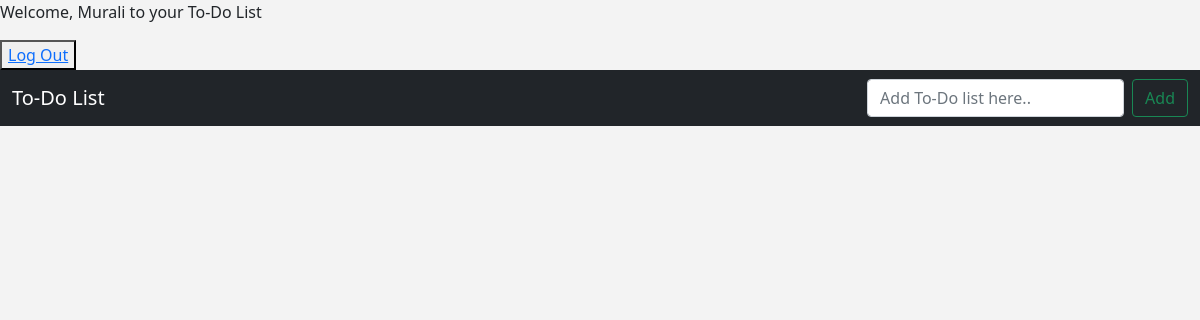
The app's page / (signed in), older data.
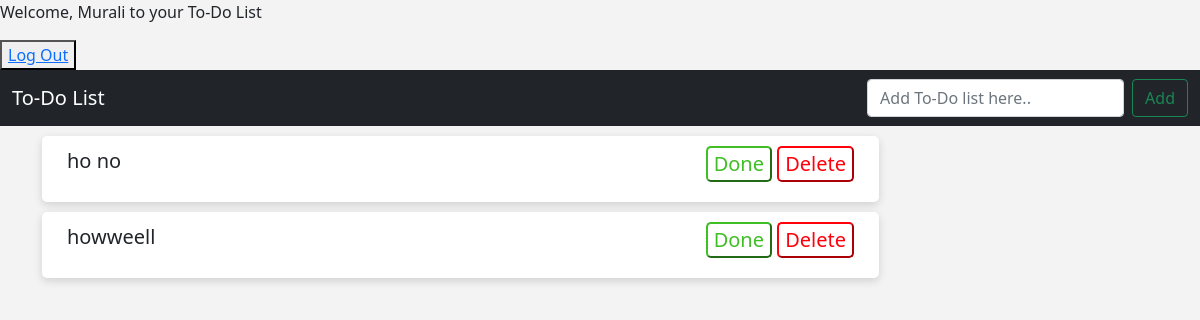
The same page, newer data.
### Todo/models.py (models this page shows, shortened)
class List(models.Model):
    user = models.ForeignKey(User, on_delete=models.CASCADE)
    item = models.CharField(max_length=200)
    completed = models.BooleanField(default=False)

### Todo/views.py (the view, shortened to what this page needs)
# urls.py: path('', ToDoList.as_view(), name= 'home'),
class ToDoList(TemplateView):
    template_name = 'list/sample.html'
    def get_context_data(self,**kwargs):
        context = super().get_context_data(**kwargs)
        context['all_item'] = List.objects.filter(user=self.request.user)
        return context

### templates/list/sample.html (shortened to what this page needs)
<!doctype html>
<html lang="en">
<head>
  {% load static %}
  <link rel="stylesheet" type="text/css" href="{% static 'style.css' %}">
  <link href="https://cdn.jsdelivr.net/npm/bootstrap@5.1.3/dist/css/bootstrap.min.css" rel="stylesheet"
>
</head>
<body style="background-color: #f3f3f3">
  {% if request.user.is_authenticated %}
  <p>Welcome, {{ user.get_username }} to your To-Do List</p>
  <button><a href="{% url 'logout' %}"> Log Out </a></button>
  <nav class="navbar navbar-expand-lg navbar-dark bg-dark">
    <div class="container-fluid">
      <a class="navbar-brand" >To-Do List</a>
      <form class="d-flex" method="post" action="" enctype="multipart/form-data">
        <input class="form-control me-2" type="search" placeholder="Add To-Do list here.." name = "list" aria-label="Search">
        <button class="btn btn-outline-success" type="submit">Add</button>
      </form>
    </div>
  </nav>
  <div class="container" >
    {% for item in all_item %}
    <div class="item" {% if forloop.last %} id = "list_last" {% endif %}>
      <div>
        <p {% if item.completed %} style="text-decoration: line-through; font-weight: lighter;" {% endif %} >{{item.item}}</p>
      </div>
      <div>
        <button class="complete_btn" id={{item.id}} {% if item.completed %} hidden{% endif %}>Done</a></button>
        <button class="delete_btn" type="submit" id={{item.id}} type="delete">  Delete </button>
      </div>
    </div>
    {% endfor %}
    {% else %}
    <div class="log_box">
      <h2> Welcome to To-Do List </h2>
      <button class="log_btn" type="submit"  id="login"><a class="log_dec"  href="{% url 'login' %}"> Login</a> </button>
      <button class="reg_btn" type="submit"  id="register"><a class="reg_dec"  href="{% url 'register' %}"> Register</a> </button>
    </div>
    {% endif %}
  </div>
</body>
</html>

### Todo/static/style.css (style rules this page uses)
.container { font-size: 30px; display: flex; flex-direction: column; padding: 0px; border-radius:5px; font-size:20px; margin-top: 10px; border-bottom: 10px; }
.item { font-weight: 900px; display: flex; flex-direction: row; justify-content: space-between; padding: 10px 25px; margin-bottom:10px; background-color: white; box-shadow: rgba(0, 0, 0, 0.14) 0px 3px 8px; border-radius: 5px; width: 75%; align-content: center; }
.complete_btn { border-radius: 5px; background-color: white; color: #3fbe25; border-color: #3fbe25; }
.delete_btn { border-radius: 5px; background-color: white; color: #ff000c; border-color: #ff000c; }
#list_last { animation: fadingin 2s linear; }

Row changes from the older to the newer data that the page shows:
added List: item "ho no"
added List: item "howweell"
